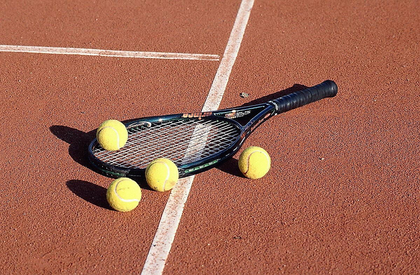
%> input picture tennis.png, 420 x 275 px, shrunk from 1199 x 786 before the run
$ octave dsp.m   (GNU Octave 9; MATLAB toolbox functions it lacks are replaced by stand-ins)
%> lines starting %> are read from the running program, lines starting %| are printed output that depends on the picture; in (x1, y1, x2, y2) boxes, pixels count from 0 and x2, y2 are one past the last pixel; in counts of white or black regions, pixels touching at a corner belong together; the program's own positions count from 1
tennis=imread('tennis.png');
%> tennis is the input picture: size 275x420x3 uint8; mean R, G, B 163.3, 103, 82.7
    ball=imread('ball.png');
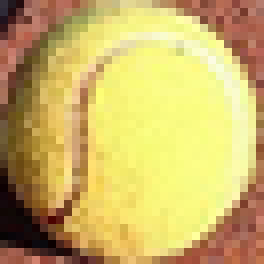
%> input picture ball.png, 33 x 33 px, shrunk from 95 x 94 before the run (shown 8 times larger)
%> ball is the input picture: size 33x33x3 uint8; mean R, G, B 202.6, 178.4, 101.7
%     converting the image to black and white
    t=rgb2gray(tennis);
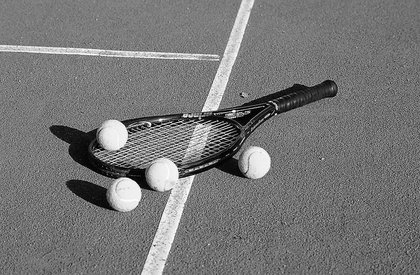
%> t: size 275x420 uint8; min 0, max 255, mean 118.7
    b=rgb2gray(ball);
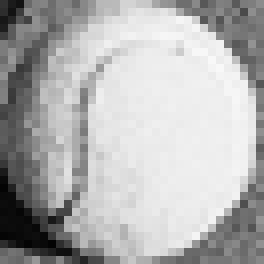
%> b: size 33x33 uint8 (shown 8 times larger); min 3, max 248, mean 176.9
%     finding the correlation between full image and the ball
    c=normxcorr2(b,t);
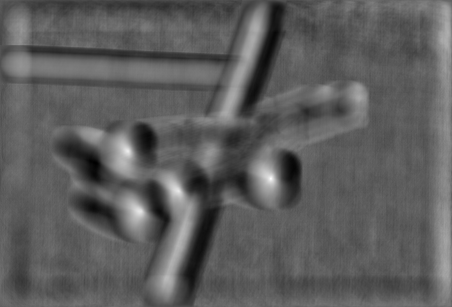
%> c: size 307x452 double; min -0.573, max 0.981, mean -0.00126; drawn with min black and max white
%     radius of peak
    rmin=60; %got the value by trial and error
    max_ball_in_the_picture=4;
    circles_detected=0;
    i=1;
%     for loop  to detect the xpeak and ypeak
  while circles_detected~= max_ball_in_the_picture
        find_peak_again=0;
        [ypeak(i),xpeak(i)]=find(c==max(c(:)));
        c(ypeak(i),xpeak(i))=0;
%   calculating variables for cordinates of radius
        yp1=ypeak(i)+ rmin;
        xp1=xpeak(i)+ rmin;
        yp2=ypeak(i)- rmin ;
        xp2=xpeak(i)- rmin ;
        y=ypeak(i);
        x=xpeak(i);
% checking the condition wheather it is a first iteration or not
    if circles_detected~=1
        for i1=1:1:circles_detected
%     checking wheather the xpeak and ypeak that i found is close to
%     previous xpeak and ypeak or it is in the range of previous xpeak and ypeak
%     radius
           if y<ypeak(i1)+ rmin && y>ypeak(i1)-rmin && x<xpeak(i1)+rmin && x>xpeak(i1)-rmin
               ypeak(i)=0;
               xpeak(i)=0;
%                making the flag = 1 so that i can find the max value again
               find_peak_again=1;
           end
        end
    end

%         loop to avoid the multiple xpeak and ypeak from the same peak
    if find_peak_again == 0
        while y <= yp1 && y >= yp2 && x <= xp1 && x >= xp2
           [y,x]=find(c==max(c(:)));
%   if statement to avoid erasing xpeak and ypeak if it is not from same peak
           if y <= yp1 && y >= yp2 && x <= xp1 && x >= xp2
                c(y,x)=0;
           end
        end
    end
%     incrementing the no. of circles detected
    if find_peak_again == 0;
        i=i+1;
         circles_detected=circles_detected+1;
    end

  end
%> this loop made 530 passes
%> (yp1, xp1, yp2, xp2) on passes 1 to 3: (239, 331, 119, 211), (212, 188, 92, 68), (240, 330, 120, 210)
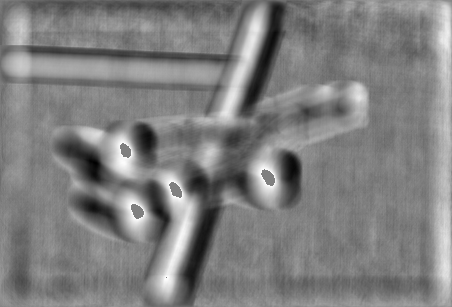
%> c: size 307x452 double; 0.39% of pixels changed, all inside (x1, y1, x2, y2) = (120, 143, 275, 278); drawn with min black and max white
%> after the loop, circles_detected = 4; i = 5; xpeak = [271 128 140 167]; ypeak = [179 152 212 278]

% command to show histogram
     figure, surf(c), shading flat
%> after `shading flat`:
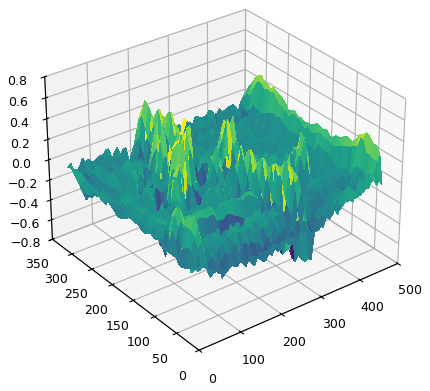
%> figure redrawn from the program's plot data

%      commands for calculating the xoffset and yoffset
    for j=1:1:4
        yoffset(j)=ypeak(j)-size(b,1);%size(b.1 is length of y=axis
        xoffset(j)=xpeak(j)-size(b,2);%size(b.1 is length of y=axis
    end
%> after the loop, xoffset = [238 95 107 134]; yoffset = [146 119 179 245]

    hFig = figure;
    hAx  = axes;
    imshow(t,'Parent', hAx);
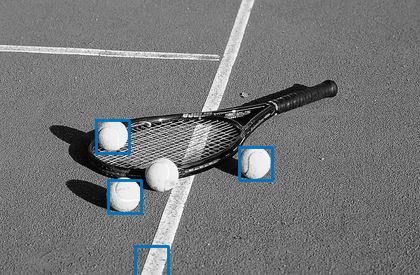
%> figure redrawn from the program's plot data
%     command for drawing the rectangle
    for k=1:1:4
        imrect(hAx, [xoffset(k)+1, yoffset(k)+1, size(b,2), size(b,1)]);
    end
